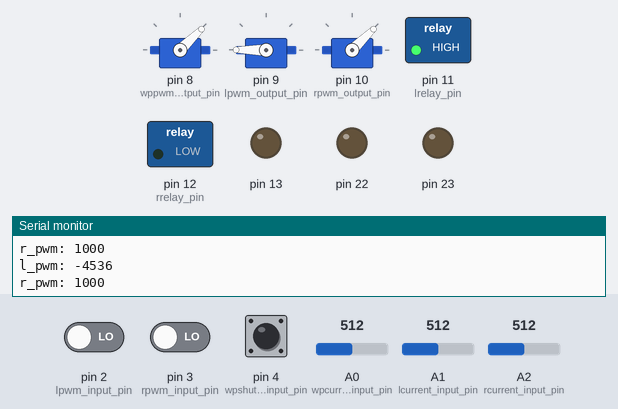
A sketch run on a simulated Arduino Uno, built with avr-gcc and run on an emulated ATmega328P. Shown: 3 × servo, switched loads named in the sketch (green lamp = pin HIGH), output pins drawn as LEDs (lit = HIGH), the last lines printed to the serial monitor. The inputs (shaded band) are chosen by the test bench; at power-on: A2 (rcurrent_input_pin) = 512, pin 2 (lpwm_input_pin) LOW, pin 3 (rpwm_input_pin) LOW, pin 4 (wpshutdown_input_pin) LOW, A0 (wpcurrent_input_pin) = 512, A1 (lcurrent_input_pin) = 512.

Above: at 6.2 s.
6.3 s: A2 (rcurrent_input_pin) set to 316
7.8 s: A2 (rcurrent_input_pin) set to 285
At 8.54 s:
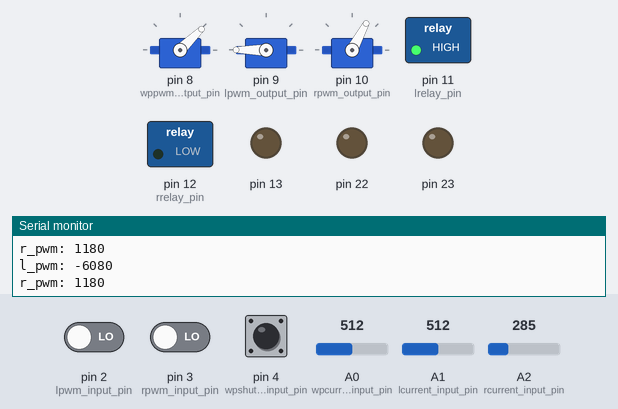
At 10.64 s:
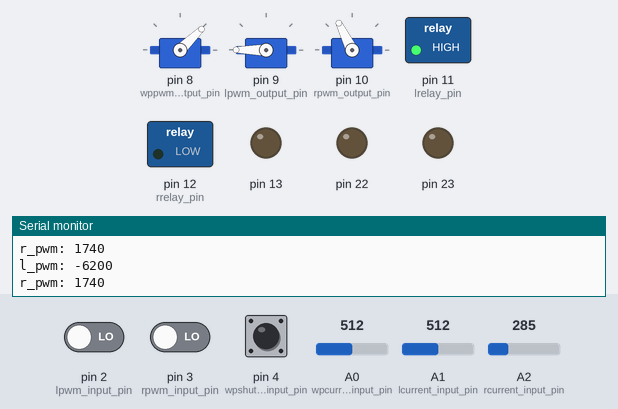
10.8 s: A2 (rcurrent_input_pin) set to 306
At 12.5 s:
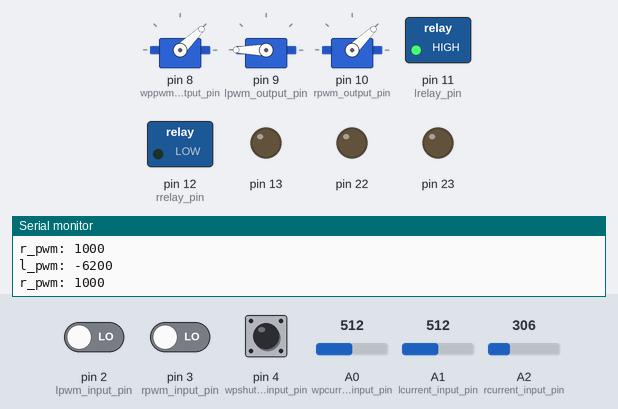
Timing chart, 0 to 14.0 s (numbered marks = the images above; inputs shaded):
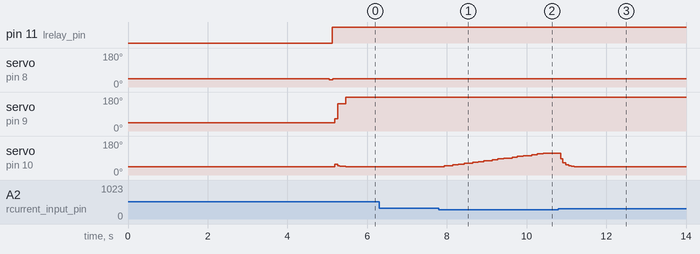

Measured:
- the behaviour switches between 300 and 299 on A2 (rcurrent_input_pin) (found by bisection; images 0 and 1)
- after the input at 7.8 s, servo on pin 10 (rpwm_output_pin): moves from 44° to 116° over 2.5 s, starting after 0.14 s
- after the input at 10.8 s, servo on pin 10 (rpwm_output_pin): moves from 116° to 44° over 0.55 s, starting after 0.05 s

The sketch:

Relay_Version.ino
```cpp
#include "config.h"

//setup//=========================================================================================

void setup() {
  Serial.begin(115200);    //common init
  DDRB = B11111000;
  pinMode(lpwm_input_pin,INPUT);
  pinMode(rpwm_input_pin,INPUT);
  pinMode(wpcurrent_input_pin,INPUT);
  pinMode(lcurrent_input_pin,INPUT);
  pinMode(rcurrent_input_pin,INPUT);
  pinMode(wpshutdown_input_pin,INPUT);

  wp_esc.attach(wppwm_output_pin);   //esc init
  l_esc.attach(lpwm_output_pin);
  r_esc.attach(rpwm_output_pin);

  wp_esc.writeMicroseconds(1000);
  l_esc.writeMicroseconds(1000);
  r_esc.writeMicroseconds(1000);
  delay(5000);

  xTaskCreate(Task_lpwm_input, "lpwm_input", 128 ,NULL, 2, &lpwm_input_handle);   //task create
  xTaskCreate(Task_rpwm_input, "rpwm_input", 128 ,NULL, 2, &rpwm_input_handle);
  xTaskCreate(Task_current_input, "current_input", 128 ,NULL, 1, &current_input_handle);
  xTaskCreate(Task_wpshutdown_input, "current_input", 128 ,NULL, 1, &wpshutdown_input_handle);

  xTaskCreate(Task_lswitch, "lswitch", 128 ,NULL, 1, &lswitch_handle);
  xTaskCreate(Task_rswitch, "rswitch", 128 ,NULL, 1, &rswitch_handle);

  xTaskCreate(Task_wppwm_output, "wppwm_output", 128 ,NULL, 1, &wppwm_output_handle);
  xTaskCreate(Task_lpwm_output, "lpwm_output", 128 ,NULL, 1, &lpwm_output_handle);
  xTaskCreate(Task_rpwm_output, "rpwm_output", 128 ,NULL, 1, &rpwm_output_handle);
}

//pwm_input//=========================================================================================

void Task_lpwm_input(void *pvParameters){
  (void) pvParameters;
  unsigned long rd_high;
  unsigned long last_average = 1500;
  while(1){
    rd_high = pulseIn(lpwm_input_pin,1,pulse_timeout);    //read left pwm input
    last_average *= 5;        //noise filter
    last_average += rd_high;
    last_average /= 6;
    rd_high = last_average;
    if(rd_high >= 1700){                    //if left positive
      l_pwm = map(rd_high,1700,1900,1000,2000);
    }else if(rd_high <= 1300){              //if left negative
      l_pwm = map(rd_high,1050,1300,-2000,-1000);
    }else{
      l_pwm = 1000;
    }
    //Serial.print("l_rd_high:");
    //Serial.println(rd_high);
    vTaskDelay( 50 / portTICK_PERIOD_MS );
  }
}
//-------------------------------------------------------------------
void Task_rpwm_input(void *pvParameters){
  (void) pvParameters;
  unsigned long rd_high;
  unsigned long last_average = 1500;
  while(1){
    rd_high = pulseIn(rpwm_input_pin,1,pulse_timeout);    //read right pwm input
    last_average *= 5;        //noise filter
    last_average += rd_high;
    last_average /= 6;
    rd_high = last_average;
    if(rd_high){
      if(rd_high <= 1300){              //if right positive
        r_pwm = map(rd_high,1050,1300,2000,1000);
      }else if(rd_high >= 1700){                    //if right negative
        r_pwm = map(rd_high,1700,1900,-1000,-2000);
      }else{
        r_pwm = 1000;
      }
    }
    //Serial.print("r_rd_high:");
    //Serial.println(rd_high);
    vTaskDelay( 50 / portTICK_PERIOD_MS );
  }
}
//current sensor input//========================================================================

void Task_current_input(void *pvParameters){
    (void) pvParameters;
    int current_read;

    while(1){
      current_read = analogRead(lcurrent_input_pin);
      if(current_read >= wheel_current_max){
        l_pwm_max = (l_pwm_max - 1000) / 2 + 1000;
      }else if(l_pwm_max <= 1980){
        l_pwm_max += 20;
      }
      //..............................................................
      current_read = analogRead(rcurrent_input_pin);
      if(current_read >= wheel_current_max){
        r_pwm_max = (r_pwm_max - 1000) / 2 + 1000;
      }else if(r_pwm_max <= 1980){
        r_pwm_max += 20;
      }
      //..............................................................
      current_read = analogRead(wpcurrent_input_pin);
      if(current_read >= weapon_current_max){
        wp_pwm = (wp_pwm - 900) / 2 + 900 ;
      }else if(wp_pwm <= 2180){
        wp_pwm += 20;
      }
      vTaskDelay( 50 / portTICK_PERIOD_MS );
    }
}
//wpshutdown//=====================================================================================

void Task_wpshutdown_input(void *pvParameters){
    (void) pvParameters;
    bool last_status = 0;
    while(1){
      while(pulseIn(wpshutdown_input_pin,1,pulse_timeout) < 1500){
        vTaskSuspend(wppwm_output_handle);
        wp_esc.writeMicroseconds(1000);
        last_status = 1;
        vTaskDelay( 50 / portTICK_PERIOD_MS );
      }
      if(last_status){
        last_status = 0;
        wp_pwm = 900;
        vTaskResume(wppwm_output_handle);
      }
      vTaskDelay( 100 / portTICK_PERIOD_MS );
    }
}
//switch//=========================================================================================

void Task_lswitch(void *pvParameters){
  (void) pvParameters;
  bool l_pwm_last = 0;    //0:positive 1:negative

  while(1){
    if(l_pwm < 0 && !l_pwm_last){   //left positive to negative
        vTaskSuspend(lpwm_output_handle);
        l_esc.writeMicroseconds(1000);
        digitalWrite(lrelay_pin,1);
        l_pwm_last = 1;
        Serial.println("left positive to negative");
        vTaskDelay( 50 / portTICK_PERIOD_MS );
        vTaskResume(lpwm_output_handle);

    }else if(l_pwm > 0 && l_pwm_last){   //left negative to positive
        vTaskSuspend(lpwm_output_handle);
        l_esc.writeMicroseconds(1000);
        digitalWrite(lrelay_pin,0);
        l_pwm_last = 0;
        Serial.println("left negative to positive");
        vTaskDelay( 50 / portTICK_PERIOD_MS );
        vTaskResume(lpwm_output_handle);
    }
    vTaskDelay( 50 / portTICK_PERIOD_MS );
  }
}
//----------------------------------------------------------------------------------
void Task_rswitch(void *pvParameters){
  (void) pvParameters;
  bool r_pwm_last = 0;    //0:positive 1:negative

  while(1){
    if(r_pwm < 0 && !r_pwm_last){   //right positive to negative
        vTaskSuspend(rpwm_output_handle);
        r_esc.writeMicroseconds(1000);
        digitalWrite(rrelay_pin,1);
        r_pwm_last = 1;
        Serial.println("right positive to negative");
        vTaskDelay( 50 / portTICK_PERIOD_MS );
        vTaskResume(rpwm_output_handle);

    }else if(r_pwm > 0 && r_pwm_last){   //right negative to positive
        vTaskSuspend(rpwm_output_handle);
        r_esc.writeMicroseconds(1000);
        digitalWrite(rrelay_pin,0);
        r_pwm_last = 0;
        Serial.println("right negative to positive");
        vTaskDelay( 50 / portTICK_PERIOD_MS );
        vTaskResume(rpwm_output_handle);
    }
    vTaskDelay( 50 / portTICK_PERIOD_MS );
  }
}

//pwm_output//=========================================================================================

void Task_lpwm_output(void *pvParameters){
  (void) pvParameters;
  while(1){
    if(l_pwm > l_pwm_max){
      l_pwm = l_pwm_max;
    }
    //Serial.print("l_pwm_max: ");
    //Serial.println(l_pwm_max);
    Serial.print("l_pwm: ");
    Serial.println(l_pwm);
    l_esc.writeMicroseconds(abs(l_pwm));
    vTaskDelay( 50 / portTICK_PERIOD_MS );
  }
}
//----------------------------------------------------------------------------------
void Task_rpwm_output(void *pvParameters){
  (void) pvParameters;
  while(1){
    if(r_pwm > r_pwm_max){
      r_pwm = r_pwm_max;
    }
    //Serial.print("r_pwm_max: ");
    //Serial.println(r_pwm_max);
    Serial.print("r_pwm: ");
    Serial.println(r_pwm);
    r_esc.writeMicroseconds(abs(r_pwm));
    vTaskDelay( 50 / portTICK_PERIOD_MS );
  }
}

//----------------------------------------------------------------------------------------------
void Task_wppwm_output(void *pvParameters){
  (void) pvParameters;
  while(1){
    //Serial.print("wp_pwm: ");
    //Serial.println(wp_pwm);
    wp_esc.writeMicroseconds(abs(wp_pwm));
    vTaskDelay( 50 / portTICK_PERIOD_MS );
  }
}


void loop() {}
```

config.h
```cpp
#include <Arduino_FreeRTOS.h>
#include <Servo.h>

#define lpwm_input_pin 2    //pwm input
#define rpwm_input_pin 3
#define wpcurrent_input_pin A0    //current input
#define lcurrent_input_pin A1
#define rcurrent_input_pin A2
#define wpshutdown_input_pin 4       //weapon shutdown input
#define lrelay_pin 11           //relay
#define rrelay_pin 12
#define wppwm_output_pin 8   //pwm output
#define lpwm_output_pin 9
#define rpwm_output_pin 10

#define pulse_timeout 100000
#define wheel_current_max 300
#define weapon_current_max 500

TaskHandle_t lpwm_input_handle;   //pwm input
TaskHandle_t rpwm_input_handle;
TaskHandle_t current_input_handle;   //current sensor input
TaskHandle_t wpshutdown_input_handle;   //weapon shutdown input & ctrl

TaskHandle_t lswitch_handle;    //relay
TaskHandle_t rswitch_handle;

TaskHandle_t lpwm_output_handle;     //pwm output
TaskHandle_t rpwm_output_handle;
TaskHandle_t wppwm_output_handle;


void Task_lpwm_input( void *pvParameters );   //pwm input
void Task_rpwm_input( void *pvParameters );
void Task_current_input( void *pvParameters );     //current sensor input
void Task_wpshutdown_input( void *pvParameters );   //weapon shutdown input & ctrl

void Task_lswitch( void *pvParameters );     //relay
void Task_rswitch( void *pvParameters );

void Task_lpwm_output( void *pvParameters );    //pwm output
void Task_rpwm_output( void *pvParameters );
void Task_wppwm_output( void *pvParameters );


Servo l_esc;
Servo r_esc;
Servo wp_esc;

int l_pwm = 1000,r_pwm = 1000,wp_pwm = 1000;
int l_pwm_max = 2000,r_pwm_max = 2000;
```
